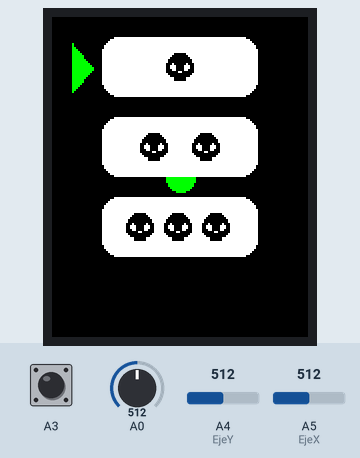
The sketch below on a simulated Arduino Uno, built with avr-gcc and run on an emulated ATmega328P. Shown: 128×160 colour display. The inputs (shaded band) are chosen by the test bench; at power-on: A4 (EjeY) = 512, A3 HIGH, A0 = 512, A5 (EjeX) = 512. EEPROM starts erased; what the sketch prints to the serial monitor is not drawn.

Above: at 1.4 s.
1.5 s: A4 (EjeY) set to 593
3.0 s: A4 (EjeY) set to 616
At 3.1 s:
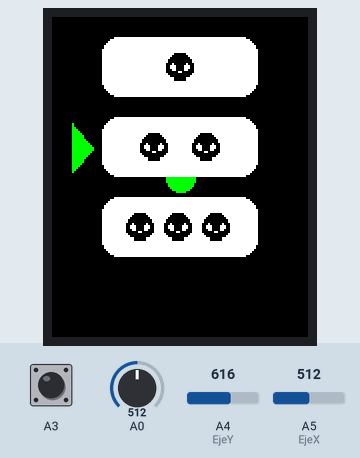
4.9 s: A3 pulled LOW for 0.15 s
At 5.6 s:
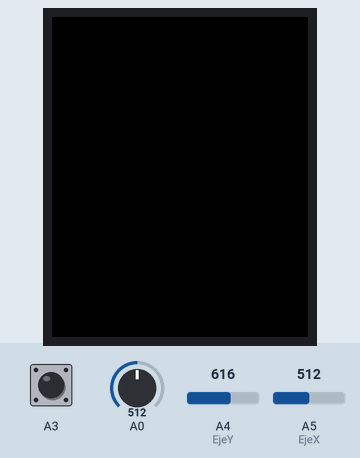
6.5 s: A0 set to 1023
At 6.7 s:
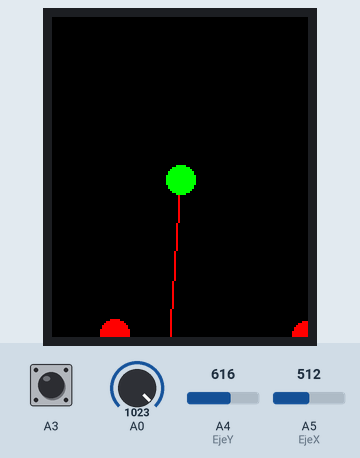
8.5 s: A5 (EjeX) set to 716
At 8.7 s:
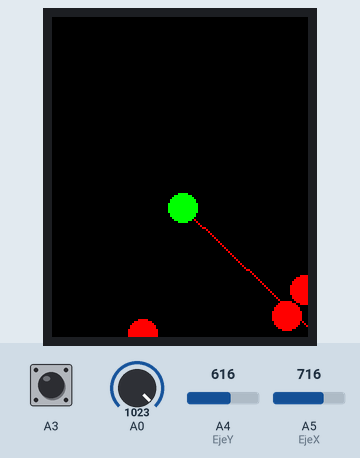
11.5 s: A3 pulled LOW for 3.2 s
At 14.26 s:
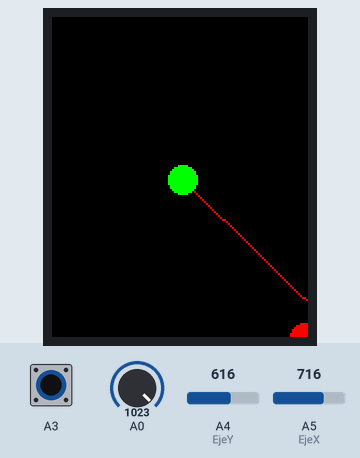

Measured:
- the behaviour switches between 600 and 601 on A4 (EjeY) (found by bisection; images 0 and 1)
- after the input at 1.5 s, every drawn part: stays the same
- after the input at 3.0 s, the display: changes after 0.05 s (image 1)
- after the input at 4.9 s, the display: changes at once (image 2)
- after the input at 6.5 s, the display: changes after 0.15 s (image 3)
- after the input at 11.5 s, the display: first differs from a run without the input after 2.6 s (image 5 shows a later state)

The sketch:

GameFirst.ino
```cpp
#include <Adafruit_GFX.h>    // Core graphics library
#include <Adafruit_ST7735.h> // Hardware-specific library for ST7735
#include <Adafruit_ST7789.h> // Hardware-specific library for ST7789
#include <SPI.h>
#include <EEPROM.h>
#include "Image.h"
#define TFT_CS         9
#define TFT_RST        10
#define TFT_DC         8
#define TFT_DIN        11
#define TFT_CLK        13

#define EjeX A5
#define EjeY A4
#define Switch A3

#define ACTORRAD 7
#define BULLETRAD 3
#define HISCOREADDR 24
unsigned genRand_()
{
  unsigned byteRand = (analogRead(0)&1) << 7;
  byteRand |= (analogRead(0)&1) << 6;
  byteRand |= (analogRead(0)&1) << 5;
  byteRand |= (analogRead(0)&1) << 4;
  byteRand |= (analogRead(0)&1) << 3;
  byteRand |= (analogRead(0)&1) << 2;
  byteRand |= (analogRead(0)&1) << 1;
  byteRand |= (analogRead(0)&1);
  return byteRand;
}
//Returns a number in range [1, 255]
unsigned genRand()
{

  unsigned byteRand;
  do{
     byteRand = genRand_();
  } while(byteRand == 0);
  return byteRand;
}
// Range [0, max(upper, 254)]
unsigned genRand(unsigned min, unsigned upper)
{
  return map(genRand()-1, 0, 255, min, upper);
}
struct Vect2d
{
  int x;
  int y;
  /*Vect2d() = default;
  Vect2d(int x_, int y_): x(x_), y(y_){}*/
  float setModule(unsigned module)
  {
    float currentModule = sqrt((float)(x*x + y*y));
    float xf = ((float)x / currentModule)*(float)module;
    float yf = ((float)y / currentModule)*(float)module;
    x = round(xf);
    y = round(yf);
  }
  Vect2d& operator*=(int n)
  {
    x*=n;
    y*=n;
    return *this;
  }
  Vect2d& operator/=(int n)
  {
    x/=n;
    y/=n;
    return *this;
  }
};

float distance(struct Vect2d a, struct Vect2d b)
{
  return sqrt((b.x-a.x)*(b.x-a.x) + (b.y-a.y)*(b.y-a.y));
}

struct Entity
{
  Vect2d pos;
  Vect2d speed;
  void advance()
  {
    pos.x += speed.x;
    pos.y += speed.y;
  }
};

// For 1.44" and 1.8" TFT with ST7735 use:
Adafruit_ST7735 tft = Adafruit_ST7735(TFT_CS, TFT_DC, TFT_RST);
float p = 3.1415926;
unsigned score = 0;
bool ismenu = true;
void (*reset_func)(void) = 0;

Entity* bullet = NULL;
unsigned x = tft.width()/2;
unsigned y = tft.height()/2;
Vect2d facing;
unsigned nEnemies = 2;
Entity enemies[6];
unsigned currentMenu = 0;
const unsigned MAXMOVE = 4;
const unsigned MINMOVE = 1;
const unsigned UPBOUND = 600;
const unsigned LOWBOUND = 300;

void setup() {
  // put your setup code here, to run once:

  Serial.begin(9600);
  pinMode(A3, INPUT_PULLUP);
  // Use this initializer if using a 1.8" TFT screen:
  tft.initR(INITR_BLACKTAB);      // Init ST7735S chip, black tab

  Serial.println(F("Initialized"));

  uint16_t time = millis();
  tft.fillScreen(ST77XX_BLACK);
  time = millis() - time;

  Serial.println(time, DEC);

  // a single pixel
  tft.fillCircle(tft.width()/2, tft.height()/2, ACTORRAD, ST77XX_GREEN);
  menu();

  Serial.println("done");
}

bool is_out_display(struct Vect2d pos)
{
  return pos.x<0 || pos.x > tft.width() || pos.y<0 || pos.y > tft.height();
}

void loop() {
  //tft.fillScreen(ST77XX_BLACK);
  unsigned prevX = x;
  unsigned prevY = y;
  unsigned moveX;
  moveX = analogRead(EjeX);
  unsigned moveY;
  moveY = analogRead(EjeY);
  int press = digitalRead(A3);
  if (ismenu)
  {
    menu_control(moveX, moveY, press);
    delay(100);
    return;
  }
  draw_enemies();
  Vect2d newfacing{0,0};
  collisions();
  if (press == LOW and bullet == NULL)
  {
    bullet = new Entity();
    bullet->pos.x = x;
    bullet->pos.y = y;
    bullet->speed.x = 5*facing.x;
    bullet->speed.y = 5*facing.y;
    tft.fillCircle(x, y, BULLETRAD, ST77XX_BLUE);
  }
  else if (bullet != NULL)
  {
    tft.fillCircle(bullet->pos.x, bullet->pos.y, 3, ST77XX_BLACK);
    bullet->advance();
    if (is_out_display(bullet->pos))
    {
      delete bullet;
      bullet = NULL;
    }
    else
    {
      tft.fillCircle(bullet->pos.x, bullet->pos.y, 3, ST77XX_BLUE);
    }
  }
  if (moveY > UPBOUND)
  {
    //move arriba
    Serial.println("Up");
    newfacing.y = 1;
    y += map(moveY, UPBOUND, 1021, MINMOVE, MAXMOVE);
  }
  else if (moveY < LOWBOUND)
  {
    //move abajo
    Serial.println("Right");
    newfacing.y = -1;
    y-= map(moveY, LOWBOUND, 0, MINMOVE, MAXMOVE);
  }

  if (moveX > UPBOUND)
  {
    //move arriba

     Serial.println("Down");
    newfacing.x = 1;
    x += map(moveX, UPBOUND, 1021, MINMOVE, MAXMOVE);
  }
  else if (moveX < LOWBOUND)
  {
    //move abajo
    Serial.println("Left");
    newfacing.x = -1;
    x -= map(moveX, LOWBOUND, 0, MINMOVE, MAXMOVE);
  }
  if (x != prevX || y != prevY)
  {
    float ang = atan2(facing.y, facing.x);
    tft.drawLine(prevX, prevY, 1000*cos(ang), 1000*sin(ang), ST77XX_BLACK);
    facing= newfacing;
    ang = atan2(facing.y, facing.x);
    tft.drawLine(x, y, 1000*cos(ang), 1000*sin(ang), ST77XX_RED);
    tft.fillCircle(prevX, prevY, ACTORRAD, ST77XX_BLACK);
  }
  float ang = atan2(facing.y, facing.x);
  tft.drawLine(x, y, 1000*cos(ang), 1000*sin(ang), ST77XX_RED);
  tft.fillCircle(x, y, ACTORRAD, ST77XX_GREEN);
  delay(100);
}

void gameOver()
{
  tft.fillScreen(ST77XX_BLACK);
  tft.setCursor(0, 0);
  tft.setTextColor(ST77XX_RED);
  tft.setTextWrap(true);
  tft.setTextSize(3);

  tft.print("Game Over\nScore:");
  tft.print(score);
  int hiscore = EEPROM.read(HISCOREADDR);
  if (score > hiscore || hiscore == 255)
  {
    EEPROM.write(HISCOREADDR, score);
  }
  tft.print("HiScore:");
  tft.print(hiscore);
  delay(2000);
  reset_func();
}

void collisions()
{
  for (int i=0; i<nEnemies; i++)
  {
    if (distance(enemies[i].pos, Vect2d{x,y}) <= ACTORRAD*2)
    {
      gameOver();
      reset_func();
    }
  }
  if (bullet != NULL)
  {

    for (int i=0; i<nEnemies; i++)
    {
      if (distance(enemies[i].pos, bullet->pos) <= ACTORRAD+BULLETRAD){
        tft.fillCircle(bullet->pos.x, bullet->pos.y, BULLETRAD, ST77XX_BLACK);
        delete bullet;
        bullet = NULL;
        score++;
        tft.fillCircle(enemies[i].pos.x, enemies[i].pos.y, ACTORRAD, ST77XX_BLACK);
        do
        {
          enemies[i].pos.x = genRand(0, tft.width()-1);
          enemies[i].pos.y = genRand(0, tft.height()-1);
        }while (not is_fair(enemies[i].pos));
      }
    }
  }


}
void draw_enemies()
{
  for (int i=0; i<nEnemies; i++)
  {
    Entity& en = enemies[i];
    tft.fillCircle(en.pos.x, en.pos.y, ACTORRAD, ST77XX_BLACK);
    en.advance();

    tft.fillCircle(en.pos.x, en.pos.y, ACTORRAD, ST77XX_RED);
    if (is_out_display(en.pos))
    {
      en.speed *= -1;
    }
  }
  if (nEnemies == 5)
  {
    Entity& ensp = enemies[4];
    ensp.speed = Vect2d{x-ensp.pos.x, y-ensp.pos.y};
    ensp.speed.setModule(2);
  }
}

/*Moved = 0, no move
  Moved = 1, move up
  Moved = -1, move down
*/
void menu()
{
  tft.fillTriangle(10, 13, 10, 37, 20, 25, ST77XX_GREEN);
  tft.fillRoundRect(25, 10, 78, 30, 8, ST77XX_WHITE);
  tft.drawRGBBitmap(64-8, 25-8, image_data_Skull, 16, 16);

  tft.fillRoundRect(25, 50, 78, 30, 8, ST77XX_WHITE);
  tft.drawRGBBitmap(51-8, 65-8, image_data_Skull, 16, 16);
  tft.drawRGBBitmap(77-8, 65-8, image_data_Skull, 16, 16);

  tft.fillRoundRect(25, 90, 78, 30, 8, ST77XX_WHITE);
  tft.drawRGBBitmap(44-8, 105-8, image_data_Skull, 16, 16);
  tft.drawRGBBitmap(63-8, 105-8, image_data_Skull, 16, 16);
  tft.drawRGBBitmap(82-8, 105-8, image_data_Skull, 16, 16);
}

void update_menu(unsigned newMenu)
{
  tft.fillTriangle(10, 13, 10, 37, 20, 25, ST77XX_BLACK);
   tft.fillTriangle(10, 53, 10, 77, 20, 65, ST77XX_BLACK);
   tft.fillTriangle(10, 93, 10, 117, 20, 105, ST77XX_BLACK);
  if (newMenu == 0)
  {
    tft.fillTriangle(10, 13, 10, 37, 20, 25, ST77XX_GREEN);
  }
  else if(newMenu == 1)
  {
    tft.fillTriangle(10, 53, 10, 77, 20, 65, ST77XX_GREEN);
  }
  else
  {
    tft.fillTriangle(10, 93, 10, 117, 20, 105, ST77XX_GREEN);
  }
  currentMenu = newMenu;
}
void menu_control(unsigned moveX, unsigned moveY, int press)
{
  if (press == LOW)
  {
      tft.fillScreen(ST77XX_BLACK);
      ismenu = false;
      setup_game();
      return;
  }
  int move = 0;
  if (moveY > UPBOUND)
  {
    //move arriba
    move = 1;
    Serial.println("Up");
  }
  else if (moveY < LOWBOUND)
  {
    //move abajo
    move = -1;
    Serial.println("Right");
  }
  if (move != 0)
  {
    update_menu((currentMenu + move)%3);
  }
}
void place_enemies()
{
  if (currentMenu == 0)
  {
    nEnemies = 2;
    enemies[0].speed = Vect2d{1, 0};
    enemies[1].speed = Vect2d{0, 2};
  }
  else if(currentMenu == 1)
  {
    nEnemies = 3;
    enemies[0].speed = Vect2d{1, 0};
    enemies[1].speed = Vect2d{0, 2};
    enemies[2].speed = Vect2d{1, 1};
  }
  else if(currentMenu == 2)
  {
    nEnemies = 5;
    enemies[0].speed = Vect2d{1, 0};
    enemies[1].speed = Vect2d{0, 2};
    enemies[2].speed = Vect2d{3, 2};
    enemies[3].speed = Vect2d{2, 0};
    enemies[4].speed = Vect2d{0, 1};
    //enemies[5].speed = Vect2d{3, 3};
  }
  for (int i=0; i< nEnemies; i++)
  {
    do
    {
      enemies[i].pos.x = genRand(0, tft.width()-1);
      enemies[i].pos.y = genRand(0, tft.height()-1);
    }while (not is_fair(enemies[i].pos));
    Serial.println("Added enemy");
  }

}

bool is_fair(Vect2d pos)
{
  return (distance(pos, Vect2d{x, y}) > 2*ACTORRAD+5);
}
void setup_game()
{
  facing.x = 1;
  facing.y = 0;
  Serial.println(nEnemies);
  place_enemies();

}
```

Image.h
```cpp
/*******************************************************************************
* generated by lcd-image-converter rev.030b30d from 2019-03-17 01:38:34 +0500
* image
* filename: unsaved
* name: Image
*
* preset name:
* data block size: 8 bit(s), uint8_t
* RLE compression enabled: no
* conversion type: Monochrome, Diffuse Dither 128
* split to rows: yes
* bits per pixel: 24
*
* preprocess:
*  main scan direction: top_to_bottom
*  line scan direction: forward
*  inverse: no
*******************************************************************************/

/*
 typedef struct {
     const uint8_t *data;
     uint16_t width;
     uint16_t height;
     uint8_t dataSize;
     } tImage;
*/
#include <stdint.h>


// '10097-skull-icon', 16x16px
const uint16_t image_data_Skull [] PROGMEM = {
  0xffff, 0xffff, 0xffff, 0xffff, 0xffff, 0xffff, 0xffff, 0xffff, 0xffff, 0xffff, 0xffff, 0xffff, 0xffff, 0xffff, 0xffff, 0xffff,
  0xffff, 0xffff, 0xffff, 0xffff, 0xffff, 0x0000, 0x0000, 0x0000, 0x0000, 0x0000, 0x0000, 0xffff, 0xffff, 0xffff, 0xffff, 0xffff,
  0xffff, 0xffff, 0xffff, 0xffff, 0x0000, 0x0000, 0x0000, 0x0000, 0x0000, 0x0000, 0x0000, 0x0000, 0xffff, 0xffff, 0xffff, 0xffff,
  0xffff, 0xffff, 0xffff, 0x0000, 0x0000, 0x0000, 0x0000, 0x0000, 0x0000, 0x0000, 0x0000, 0x0000, 0x0000, 0xffff, 0xffff, 0xffff,
  0xffff, 0xffff, 0x0000, 0x0000, 0x0000, 0x0000, 0x0000, 0x0000, 0x0000, 0x0000, 0x0000, 0x0000, 0x0000, 0x0000, 0xffff, 0xffff,
  0xffff, 0xffff, 0x0000, 0x0000, 0x0000, 0x0000, 0x0000, 0x0000, 0x0000, 0x0000, 0x0000, 0x0000, 0x0000, 0x0000, 0xffff, 0xffff,
  0xffff, 0x0000, 0x0000, 0x0000, 0xffff, 0x0000, 0x0000, 0x0000, 0x0000, 0x0000, 0x0000, 0xffff, 0x0000, 0x0000, 0x0000, 0xffff,
  0xffff, 0x0000, 0x0000, 0xffff, 0xffff, 0xffff, 0x0000, 0x0000, 0x0000, 0x0000, 0xffff, 0xffff, 0xffff, 0x0000, 0x0000, 0xffff,
  0xffff, 0x0000, 0x0000, 0xffff, 0xffff, 0xffff, 0x0000, 0x0000, 0x0000, 0x0000, 0xffff, 0xffff, 0xffff, 0x0000, 0x0000, 0xffff,
  0xffff, 0x0000, 0x0000, 0x0000, 0xffff, 0xffff, 0x0000, 0x0000, 0x0000, 0x0000, 0xffff, 0xffff, 0x0000, 0x0000, 0x0000, 0xffff,
  0xffff, 0x0000, 0x0000, 0x0000, 0x0000, 0x0000, 0x0000, 0xffff, 0xffff, 0x0000, 0x0000, 0x0000, 0x0000, 0x0000, 0x0000, 0xffff,
  0xffff, 0xffff, 0x0000, 0x0000, 0x0000, 0x0000, 0x0000, 0x0000, 0x0000, 0x0000, 0x0000, 0x0000, 0x0000, 0x0000, 0xffff, 0xffff,
  0xffff, 0xffff, 0xffff, 0x0000, 0x0000, 0x0000, 0x0000, 0x0000, 0x0000, 0x0000, 0x0000, 0x0000, 0x0000, 0xffff, 0xffff, 0xffff,
  0xffff, 0xffff, 0xffff, 0xffff, 0xffff, 0x0000, 0x0000, 0x0000, 0x0000, 0x0000, 0x0000, 0xffff, 0xffff, 0xffff, 0xffff, 0xffff,
  0xffff, 0xffff, 0xffff, 0xffff, 0xffff, 0x0000, 0x0000, 0x0000, 0x0000, 0x0000, 0x0000, 0xffff, 0xffff, 0xffff, 0xffff, 0xffff,
  0xffff, 0xffff, 0xffff, 0xffff, 0xffff, 0xffff, 0xffff, 0xffff, 0xffff, 0xffff, 0xffff, 0xffff, 0xffff, 0xffff, 0xffff, 0xffff
};
```
